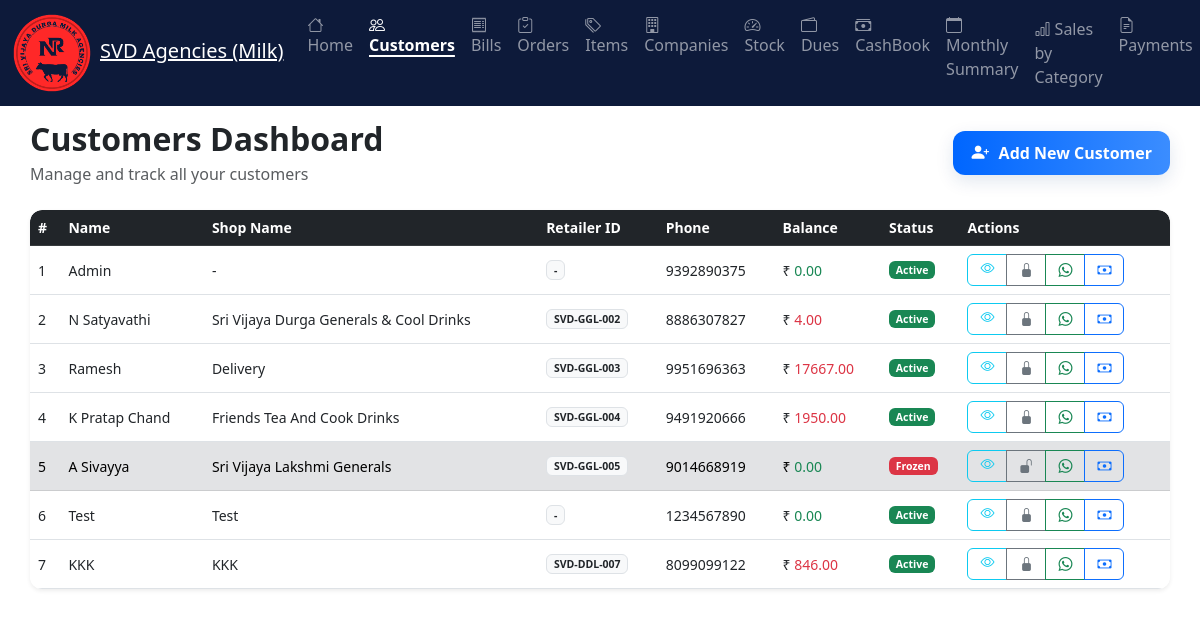
The page /milk_agency/customer-data/ (signed in) on the database as committed earlier.
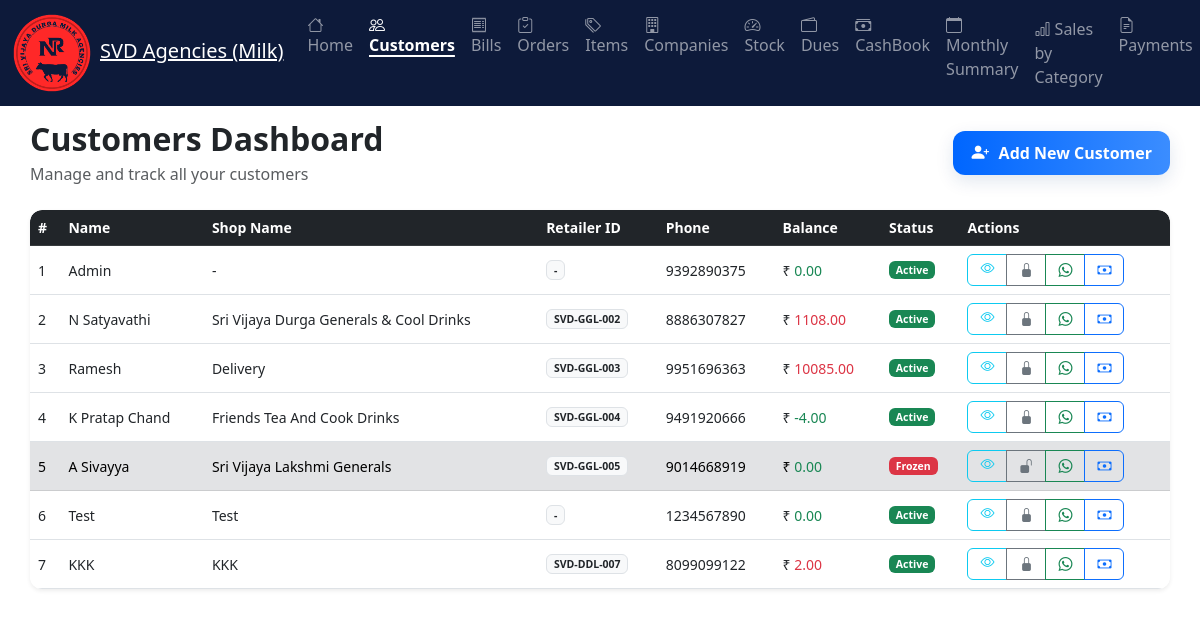
The same page on the database as committed later.
### milk_agency/models.py (models this page shows, shortened)
class Customer(AbstractBaseUser, PermissionsMixin):
    phone = models.CharField(max_length=20, unique=True, help_text="Phone number for login")
    name = models.CharField(max_length=255)
    shop_name = models.CharField(max_length=255, blank=True, help_text="Name of the customer's shop")
    retailer_id = models.CharField(max_length=100, blank=True, help_text="Unique identifier for the retailer")
    flat_number = models.CharField(max_length=255, blank=True)
    area = models.CharField(max_length=255, blank=True)
    pin_code = models.CharField(max_length=10, blank=True)
    city = models.CharField(max_length=100, blank=True)
    state = models.CharField(max_length=100, blank=True)
    due = models.DecimalField(max_digits=12, decimal_places=2, default=0, help_text="Customer's current balance")
    is_commissioned = models.BooleanField(default=False, help_text="Whether this customer is eligible for commission calculation")
    is_delivery = models.BooleanField(default=False, help_text="Whether this customer is eligible for delivery")
    frozen = models.BooleanField(default=False)
    last_login = models.DateTimeField(blank=True, null=True)
    is_active = models.BooleanField(default=True)
    is_staff = models.BooleanField(default=False)  # Needed to access admin site
    objects = CustomerManager()
    USERNAME_FIELD = "phone"
    REQUIRED_FIELDS = ["name"]
    groups = models.ManyToManyField(
        'auth.Group',
        related_name='customer_groups',
        blank=True,
        help_text='The groups this customer belongs to.',
        verbose_name='groups',
    )
    user_permissions = models.ManyToManyField(
        'auth.Permission',
        related_name='customer_permissions',
        blank=True,
        help_text='Specific permissions for this customer.',
        verbose_name='user permissions',
    )
    class Meta:
        ordering = ["name"]

### milk_agency/views_customer.py (the view, shortened to what this page needs)
# urls.py: path('customer-data/', views_customer.customer_data, name='customer_data'),
@login_required
def customer_data(request):
    area_filter = request.GET.get('area')
    id_filter = request.GET.get('id')
    if area_filter:
        area_filter = area_filter.strip()
    if id_filter:
        id_filter = id_filter.strip()
    customers = Customer.objects.all().order_by('id')
    if area_filter and area_filter != "All":
        customers = customers.filter(area__icontains=area_filter)
    if id_filter and id_filter != "All":
        if id_filter.isdigit():
            customers = customers.filter(id=id_filter)
        else:
            customers = customers.filter(name__icontains=id_filter)
    for customer in customers:
        customer.total_balance = customer.bills.aggregate(
            total=Sum('op_due_amount')
        )['total'] or 0
    areas = Customer.objects.all().exclude(area__isnull=True).exclude(area='').values_list('area', flat=True).distinct().order_by('area')
    names = list(Customer.objects.all().values_list('id', 'name').order_by('name'))
    active_customers_count = Customer.objects.filter(frozen=False, is_superuser=False).count()
    inactive_customers_count = Customer.objects.filter(frozen=True, is_superuser=False).count()
    context = {
        'customers': customers,
        'areas': areas,
        'names': names,
        'selected_area': area_filter,
        'selected_id': id_filter,
        'active_customers_count': active_customers_count,
        'inactive_customers_count': inactive_customers_count,
    }
    return render(request, 'milk_agency/customer/customer_data.html', context)

### customer_portal/authentication.py (called while the page is built)
    def get_user(self, user_id):
        try:
            return Customer.objects.get(pk=user_id)
        except Customer.DoesNotExist:
            return None

### templates/milk_agency/customer/customer_data.html (shortened to what this page needs)
﻿{% extends "milk_agency/home/base.html" %}
{% load static %}
{% block content %}
<div class="container-fluid py-4">
  <div class="d-flex justify-content-between align-items-center mb-4">
    <div>
      <h2 class="fw-bold mb-1">Customers Dashboard</h2>
      <p class="text-muted mb-0">Manage and track all your customers</p>
    </div>
    <a href="{% url 'milk_agency:add_customer' %}" class="add-customer-btn d-flex align-items-center">
      <i class="bi bi-person-plus-fill add-icon"></i>
      <span class="add-text">Add New Customer</span>
    </a>
  </div>
  <div class="d-none d-md-block">
    <div class="card shadow-sm border-0">
      <div class="card-body p-0">
        <div class="table-responsive">
          <table class="table table-hover mb-0" id="customersTable">
            <thead class="table-dark">
              <tr>
                <th>#</th>
                <th>Name</th>
                <th>Shop Name</th>
                <th>Retailer ID</th>
                <th>Phone</th>
                <th>Balance</th>
                <th>Status</th>
                <th>Actions</th>
              </tr>
            </thead>
            <tbody>
              {% for customer in customers %}
              <tr data-customer-id="{{ customer.id }}" class="align-middle {% if customer.frozen %}table-secondary{% endif %}">
                <td>{{ forloop.counter }}</td>
                <td class="fw-medium">{{ customer.name }}</td>
                <td>{{ customer.shop_name|default:"-" }}</td>
                <td><span class="badge bg-light text-dark border">{{ customer.retailer_id|default:"-" }}</span></td>
                <td>{{ customer.phone }}</td>
                <td class="balance-cell">
                  ₹<span class="balance-value {% if customer.due > 0 %}text-danger{% else %}text-success{% endif %}">
                    {{ customer.due|default:0|floatformat:2 }}
                  </span>
                </td>
                <td class="status-cell">
                  {% if customer.frozen %}
                    <span class="badge bg-danger">Frozen</span>
                  {% else %}
                    <span class="badge bg-success">Active</span>
                  {% endif %}
                </td>
                <td>
                  <div class="btn-group">
                    <a href="{% url 'milk_agency:edit_customer' customer.id %}" class="btn btn-sm btn-outline-info"><i class="bi bi-eye"></i></a>
                    <button class="btn btn-sm freeze-btn btn-outline-{% if customer.frozen %}success{% else %}secondary{% endif %}"
                        data-customer-id="{{ customer.id }}">
                      <i class="bi bi-{% if customer.frozen %}unlock-fill{% else %}lock-fill{% endif %}"></i>
                    </button>
                    <button type="button"
                      class="btn btn-sm btn-outline-success send-whatsapp"
                      data-phone="{{ customer.phone }}"
                      data-name="{{ customer.name|escapejs }}"
                      data-due="{{ customer.due }}">
                      <i class="bi bi-whatsapp"></i>
                    </button>
                    <button class="btn btn-sm btn-outline-primary balance-btn"
                        data-customer-id="{{ customer.id }}"
                        data-customer-name="{{ customer.name|escapejs }}"
                        data-current-balance="{{ customer.due }}">
                      <i class="bi bi-cash"></i>
                    </button>
                  </div>
                </td>
              </tr>
              {% endfor %}
            </tbody>
          </table>
        </div>
      </div>
    </div>
  </div>
</div>
{% endblock %}

Rows that differ between the two databases and show on the page:
changed Customer "N Satyavathi": due "4.00" → "1108.00"
changed Customer "Ramesh": due "17667.00" → "10085.00"
changed Customer "K Pratap Chand": due "1950.00" → "-4.00"
changed Customer "KKK": due "846.00" → "2.00"
